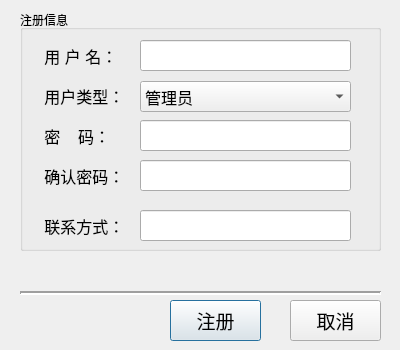
<?xml version="1.0" encoding="UTF-8"?>
<ui version="4.0">
 <class>RegisterDialog</class>
 <widget class="QDialog" name="RegisterDialog">
  <property name="geometry">
   <rect>
    <x>0</x>
    <y>0</y>
    <width>400</width>
    <height>350</height>
   </rect>
  </property>
  <property name="minimumSize">
   <size>
    <width>400</width>
    <height>350</height>
   </size>
  </property>
  <property name="maximumSize">
   <size>
    <width>400</width>
    <height>350</height>
   </size>
  </property>
  <property name="windowTitle">
   <string>Dialog</string>
  </property>
  <widget class="QGroupBox" name="groupBox">
   <property name="geometry">
    <rect>
     <x>20</x>
     <y>10</y>
     <width>361</width>
     <height>241</height>
    </rect>
   </property>
   <property name="font">
    <font>
     <italic>false</italic>
    </font>
   </property>
   <property name="title">
    <string>注册信息</string>
   </property>
   <widget class="QLabel" name="label">
    <property name="geometry">
     <rect>
      <x>20</x>
      <y>30</y>
      <width>81</width>
      <height>31</height>
     </rect>
    </property>
    <property name="font">
     <font>
      <pointsize>12</pointsize>
     </font>
    </property>
    <property name="text">
     <string> 用 户 名：</string>
    </property>
   </widget>
   <widget class="QLineEdit" name="lineEditName">
    <property name="geometry">
     <rect>
      <x>120</x>
      <y>30</y>
      <width>211</width>
      <height>31</height>
     </rect>
    </property>
    <property name="font">
     <font>
      <pointsize>12</pointsize>
     </font>
    </property>
   </widget>
   <widget class="QLabel" name="label_2">
    <property name="geometry">
     <rect>
      <x>20</x>
      <y>110</y>
      <width>81</width>
      <height>31</height>
     </rect>
    </property>
    <property name="font">
     <font>
      <pointsize>12</pointsize>
     </font>
    </property>
    <property name="text">
     <string> 密    码：</string>
    </property>
   </widget>
   <widget class="QLineEdit" name="lineEditPass">
    <property name="geometry">
     <rect>
      <x>120</x>
      <y>110</y>
      <width>211</width>
      <height>31</height>
     </rect>
    </property>
    <property name="font">
     <font>
      <pointsize>12</pointsize>
     </font>
    </property>
   </widget>
   <widget class="QLineEdit" name="lineEditTel">
    <property name="geometry">
     <rect>
      <x>120</x>
      <y>200</y>
      <width>211</width>
      <height>31</height>
     </rect>
    </property>
    <property name="font">
     <font>
      <pointsize>12</pointsize>
     </font>
    </property>
    <property name="inputMethodHints">
     <set>Qt::ImhDigitsOnly</set>
    </property>
   </widget>
   <widget class="QLineEdit" name="lineEditPassword">
    <property name="geometry">
     <rect>
      <x>120</x>
      <y>150</y>
      <width>211</width>
      <height>31</height>
     </rect>
    </property>
    <property name="font">
     <font>
      <pointsize>12</pointsize>
     </font>
    </property>
   </widget>
   <widget class="QLabel" name="label_3">
    <property name="geometry">
     <rect>
      <x>20</x>
      <y>150</y>
      <width>81</width>
      <height>31</height>
     </rect>
    </property>
    <property name="font">
     <font>
      <pointsize>12</pointsize>
     </font>
    </property>
    <property name="text">
     <string> 确认密码：</string>
    </property>
   </widget>
   <widget class="QLabel" name="label_4">
    <property name="geometry">
     <rect>
      <x>20</x>
      <y>200</y>
      <width>81</width>
      <height>31</height>
     </rect>
    </property>
    <property name="font">
     <font>
      <pointsize>12</pointsize>
     </font>
    </property>
    <property name="text">
     <string> 联系方式：</string>
    </property>
   </widget>
   <widget class="QLabel" name="label_5">
    <property name="geometry">
     <rect>
      <x>20</x>
      <y>70</y>
      <width>81</width>
      <height>31</height>
     </rect>
    </property>
    <property name="font">
     <font>
      <pointsize>12</pointsize>
     </font>
    </property>
    <property name="text">
     <string> 用户类型：</string>
    </property>
   </widget>
   <widget class="QComboBox" name="comboBox">
    <property name="geometry">
     <rect>
      <x>120</x>
      <y>71</y>
      <width>211</width>
      <height>31</height>
     </rect>
    </property>
    <property name="font">
     <font>
      <pointsize>12</pointsize>
     </font>
    </property>
    <item>
     <property name="text">
      <string>管理员</string>
     </property>
    </item>
    <item>
     <property name="text">
      <string>普通用户</string>
     </property>
    </item>
   </widget>
  </widget>
  <widget class="QPushButton" name="pushButtonOK">
   <property name="geometry">
    <rect>
     <x>170</x>
     <y>300</y>
     <width>91</width>
     <height>41</height>
    </rect>
   </property>
   <property name="font">
    <font>
     <pointsize>14</pointsize>
    </font>
   </property>
   <property name="text">
    <string>注册</string>
   </property>
  </widget>
  <widget class="QPushButton" name="pushButtonConcel">
   <property name="geometry">
    <rect>
     <x>290</x>
     <y>300</y>
     <width>91</width>
     <height>41</height>
    </rect>
   </property>
   <property name="font">
    <font>
     <pointsize>14</pointsize>
    </font>
   </property>
   <property name="text">
    <string>取消</string>
   </property>
  </widget>
  <widget class="Line" name="line_2">
   <property name="geometry">
    <rect>
     <x>20</x>
     <y>285</y>
     <width>361</width>
     <height>16</height>
    </rect>
   </property>
   <property name="lineWidth">
    <number>2</number>
   </property>
   <property name="orientation">
    <enum>Qt::Horizontal</enum>
   </property>
  </widget>
  <widget class="QLabel" name="labelShow">
   <property name="geometry">
    <rect>
     <x>50</x>
     <y>260</y>
     <width>301</width>
     <height>31</height>
    </rect>
   </property>
   <property name="text">
    <string/>
   </property>
  </widget>
 </widget>
 <resources/>
 <connections/>
</ui>
